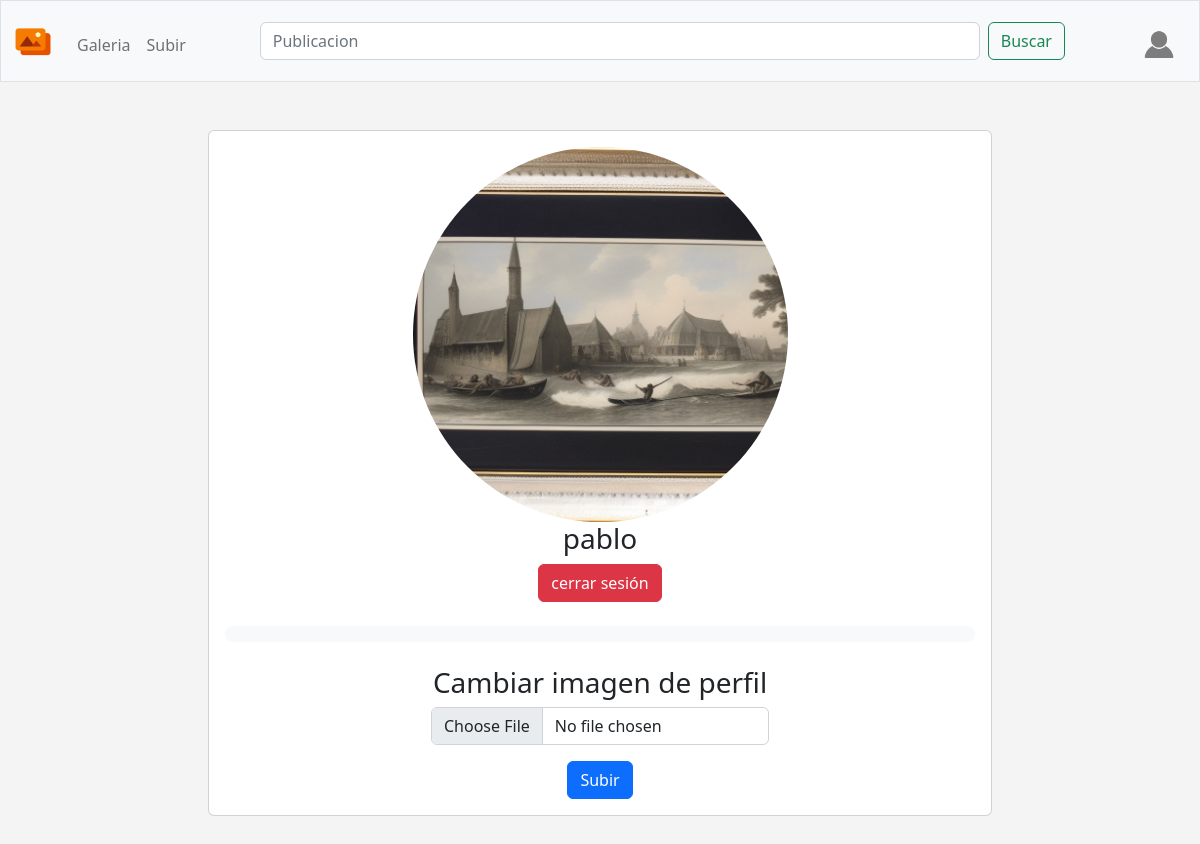
The app's page /profile (signed in) with its own data.
### tables this page shows
CREATE TABLE 'users' ('id' INTEGER PRIMARY KEY AUTOINCREMENT NOT NULL, 'username' TEXT NOT NULL, 'hash' TEXT NOT NULL, 'profile' TEXT NOT NULL DEFAULT '/static/profile/default-profile.png', 'correo' TEXT NOT NULL DEFAULT 'person@example.com');

### app.py (the view)
@app.route("/profile")
@login_required
def profile():
    user_id = session["user_id"]
    perfil_id = request.args.get('perfil')
    if perfil_id:
        publicaciones_db = db.execute(
            "SELECT  public.likes ,public.id, public.user_id, public.title, public.ruta, public.description, users.username, users.profile FROM public  INNER JOIN users ON public.user_id = users.id WHERE public.user_id = ?", perfil_id
        )
        perfil_db = db.execute(
            "SELECT * FROM users WHERE id = ?", perfil_id)
        return render_template("profilePublic.html", p=perfil_db , galeria=publicaciones_db)
    else:
        perfil_db = db.execute(
            "SELECT * FROM users WHERE id = ?", user_id)
        return render_template("profile.html", p=perfil_db)

### app.py (called while the page is built)
@app.after_request
def after_request(response):
    response.headers["Cache-Control"] = "no-cache, no-store, must-revalidate"
    response.headers["Expires"] = 0
    response.headers["Pragma"] = "no-cache"
    return response

### mark.py (called while the page is built)
def login_required(f):
    @wraps(f)
    def decorated_function(*args, **kwargs):
        if session.get("user_id") is None:
            return redirect("/login")
        return f(*args, **kwargs)
    return decorated_function

### templates/profile.html (shortened to what this page needs)
{% extends "layout.html" %}
{% block main %}
{% for item in p %}
<div class="padding abs-center">
    <div class="col-md-8">
        <div class="card">
            <div class="card-body little-profile text-center">
                <div class="pro-img profile-userpic"><img class="img-responsive" src='{{ item["profile"] }}' alt="user"></div>
                <h3 class="m-b-0">{{ item["username"] }}</h3>
                <button type="button" class="btn btn-danger"><a class="nav-link" href="/logout">cerrar sesión</a></button>
                <div class=" mb-4 d-flex align-items-center justify-content-between rounded-pill bg-light px-3 py-2 mt-4"></div>
                <form action="/profile_update" method="post" enctype="multipart/form-data">
                  <h3>Cambiar imagen de perfil</h3>
                    <div class="mb-3">
                        <input   accept="image/png .jpeg .jpg" autofocus class="form-control mx-auto w-auto" id="file" name="file" placeholder="Ingrese imagen" type="file">
                    </div>
                    <button class="btn btn-primary" type="submit">Subir</button>
                </form>
            </div>
        </div>
    </div>
</div>
{% endfor %}
{% endblock %}

### static/styles.css (style rules this page uses)
body { background: #f4f4f4; }
.abs-center { display: flex; align-items: center; justify-content: center; }
.profile-userpic img { float: none; margin: 0 auto; width: 50%; height: 50%; -webkit-border-radius: 50% !important; -moz-border-radius: 50% !important; border-radius: 50% !important; }
a:link, a:visited, a:active { text-decoration: none; }

### records on screen
users: profile (picture), username "pablo"
